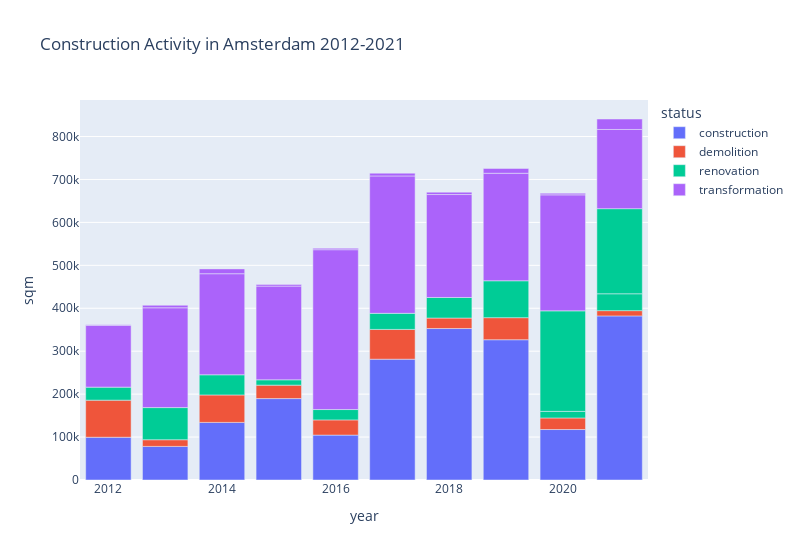

The code cell stored with this chart in its notebook:
### Code cell
query = f''' 
WITH construction_municipality AS ( -- all construction activity (except for demolition) in year
    SELECT id_pand, 
        CASE 
            WHEN status = 'Pand gesloopt' THEN LEFT(registration_start, 4)::INTEGER
            WHEN status != 'Pand gesloopt' AND registration_end IS NOT NULL THEN LEFT(registration_end, 4)::INTEGER
            ELSE LEFT(registration_start, 4)::INTEGER
        END AS year, 
        status, sqm, geom, geom_28992, neighborhood_code, municipality
    FROM housing_nl
    WHERE municipality = 'Amsterdam'
        AND ahn_version IS NULL
)

SELECT year, status, SUM(sqm)::INTEGER AS sqm
FROM construction_municipality
WHERE year >= 2012 AND year <= 2021 -- AND status != 'Pand gesloopt'
GROUP BY year, status
ORDER BY year, status
'''

df = pd.read_sql_query(query, engine)
def changeName(x): 
    if x.startswith('renovation'): 
        return 'renovation'
    elif x.startswith('transformation'): 
        return 'transformation'
    elif x.startswith('Bouw'):
        return 'construction'
    elif x.startswith('Pand'):
        return 'demolition'
    else: 
        return x
df.status = df.status.map(lambda x: changeName(x))

fig = px.bar(df, x='year', y='sqm', color='status', title='Construction Activity in Amsterdam 2012-2021')
fig.update_layout(width=800)
fig.show()

### Figure 1 — Plotly figure (JSON) as saved in the notebook; plotly's stock layout.template omitted (floating-point values rounded to 4 significant figures)
{"data": [{"alignmentgroup": "True", "hovertemplate": "status=construction<br>year=%{x}<br>sqm=%{y}<extra></extra>", "legendgroup": "construction", "marker": {"color": "#636efa", "pattern": {"shape": ""}}, "name": "construction", "offsetgroup": "construction", "orientation": "v", "showlegend": true, "textposition": "auto", "type": "bar", "x": [2012, 2013, 2014, 2015, 2016, 2017, 2018, 2019, 2020, 2021], "xaxis": "x", "y": [99585, 78250, 134164, 189618, 104554, 281375, 352787, 326711, 117554, 382216], "yaxis": "y"}, {"alignmentgroup": "True", "hovertemplate": "status=demolition<br>year=%{x}<br>sqm=%{y}<extra></extra>", "legendgroup": "demolition", "marker": {"color": "#EF553B", "pattern": {"shape": ""}}, "name": "demolition", "offsetgroup": "demolition", "orientation": "v", "showlegend": true, "textposition": "auto", "type": "bar", "x": [2012, 2013, 2014, 2015, 2016, 2017, 2018, 2019, 2020, 2021], "xaxis": "x", "y": [86352, 15563, 63949, 31317, 35461, 69339, 24417, 51406, 26964, 12273], "yaxis": "y"}, {"alignmentgroup": "True", "hovertemplate": "status=renovation<br>year=%{x}<br>sqm=%{y}<extra></extra>", "legendgroup": "renovation", "marker": {"color": "#00cc96", "pattern": {"shape": ""}}, "name": "renovation", "offsetgroup": "renovation", "orientation": "v", "showlegend": true, "textposition": "auto", "type": "bar", "x": [2012, 2013, 2014, 2015, 2016, 2017, 2018, 2019, 2020, 2020, 2021, 2021], "xaxis": "x", "y": [30378, 74835, 46944, 12421, 24090, 37478, 47886, 85879, 15360, 234093, 39233, 198243], "yaxis": "y"}, {"alignmentgroup": "True", "hovertemplate": "status=transformation<br>year=%{x}<br>sqm=%{y}<extra></extra>", "legendgroup": "transformation", "marker": {"color": "#ab63fa", "pattern": {"shape": ""}}, "name": "transformation", "offsetgroup": "transformation", "orientation": "v", "showlegend": true, "textposition": "auto", "type": "bar", "x": [2012, 2012, 2013, 2013, 2014, 2014, 2015, 2015, 2016, 2016, 2017, 2017, 2018, 2018, 2019, 2019, 2020, 2020, 2021, 2021], "xaxis": "x", "y": [144074, 1139, 232412, 5938, 235409, 11249, 218260, 4008, 372291, 3210, 320009, 6435, 239817, 5564, 250464, 11228, 270142, 3780, 184437, 24410], "yaxis": "y"}], "layout": {"barmode": "relative", "legend": {"title": {"text": "status"}, "tracegroupgap": 0}, "title": {"text": "Construction Activity in Amsterdam 2012-2021"}, "width": 800, "xaxis": {"anchor": "y", "domain": [0, 1], "title": {"text": "year"}}, "yaxis": {"anchor": "x", "domain": [0, 1], "title": {"text": "sqm"}}}}
